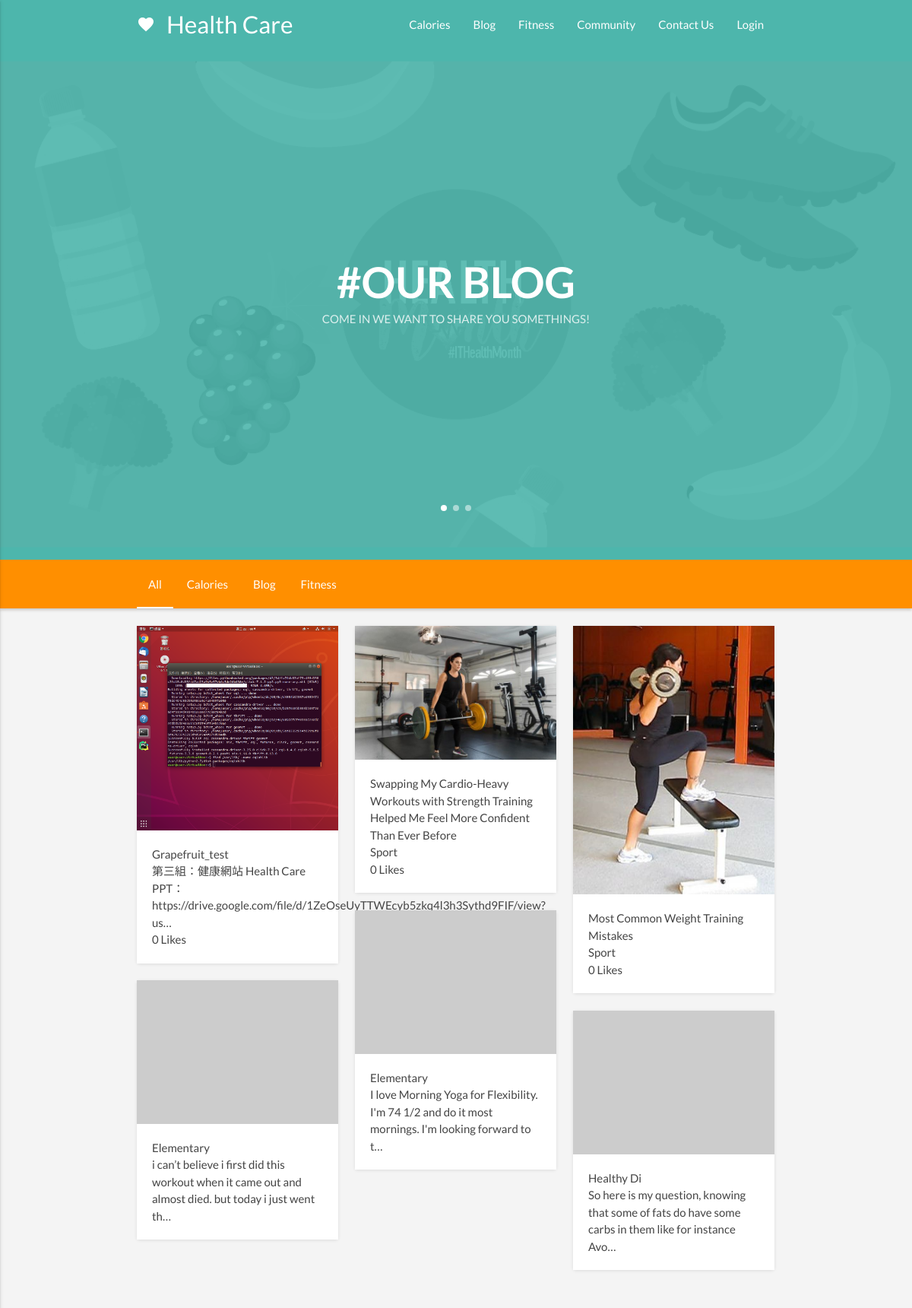
The page / on the database its author committed.
### blog/models.py (models this page shows, shortened)
class Post(models.Model):
    category = models.ForeignKey(Categories, related_name='posts', on_delete=models.SET_NULL, null=True)
    author = models.ForeignKey(User, on_delete=models.SET_NULL, null=True)
    title = models.CharField(max_length=250)
    slug = models.SlugField(unique=True, max_length=100)
    description = models.TextField(max_length=10000)
    content = models.TextField(default='(empty)')
    published = models.DateField(auto_now_add=True)
    pic = models.ImageField(upload_to='pics', null=True, blank=True, default='default.png')
    enabled = models.BooleanField(default=True)
    tags = TaggableManager()
    likes = models.IntegerField(default=0)
    class Meta:
        ordering = ['-published']

### fitforum/models.py (models this page shows, shortened)
class Post(models.Model):
	level=models.ForeignKey('Level', on_delete=models.CASCADE)
	nickname=models.CharField(max_length=100,default='People who are unwilling to reveal their identity')
	byear = models.CharField(max_length=4, default=1960)
	message=models.TextField(null=False)
	del_pass=models.CharField(max_length=10, blank=True)
	pub_time=models.DateTimeField(auto_now=True)
	enabled=models.BooleanField(default=True)

class Level(models.Model):
	status = models.CharField(max_length=50,null=False)
	def __str__(self):
		return self.status

### HealthCare/views.py (the view)
# urls.py: path('', homepage, name='homepage'),
def homepage(request):
    if request.user is not None:
        user = request.user
        username = user.username
    blog_posts = Post.objects.all().filter(enabled=True).order_by('-published',)[:3]
    fitness_posts = fit_Post.objects.all().filter(enabled=True).order_by('-pub_time',)[:3]
    form_c = CommentForm()
    try:
        post_slug = request.POST['slug']
        comment_name = request.POST['name']
        comment_email = request.POST['email']
        comment_body = request.POST['body']
    except:
        post_slug = None
    if request.method == 'POST' and post_slug is not None:
        post = models.Post.objects.get(slug=post_slug)
        comment_post = models.Comment.objects.create(post=post, name=comment_name, body=comment_body,
                                                     email=comment_email)
        comment_post.save()
    return render(request, 'main_homepage.html', locals())

### templates/main_homepage.html (shortened to what this page needs)
{% extends 'base.html' %}
{% load static %}
{% block Top_background %}
        <img class="active" src="{% static 'images/main_picture.jpg' %}" alt="cityscape">
{% endblock %}
{% block color1 %}teal{% endblock %}
{% block color2 %}amber{% endblock %}
{% block Top_href %}
  <li><a href="{% url 'home' %}">Calories</a></li>
  <li><a href="{% url 'blog_homepage' %}">Blog</a></li>
  <li><a href="{% url 'food_recipe' %}">Fitness</a></li>
    <li><a href="{% url 'discuss_home' %}">Community</a></li>
  <li><a href="{% url 'contact_us' %}">Contact Us</a></li>
    {% if username %}
        <li><a href="{% url 'logout' %}">Logout</a></li>
        <li class="active"><a class='dropdown-button' href='#' data-activates='feature-dropdown' data-belowOrigin="true" data-constrainWidth="false">Hi, {{ username | upper }}<i class="material-icons right">arrow_drop_down</i></a></li>
    {% else %}
        <li><a href="{% url 'login' %}">Login</a></li>
    {% endif %}
{% endblock %}
{% block header_title %}
    <div class="carousel carousel-slider center" data-indicators="true">
      <div class="carousel-item white-text" href="#one!">
        <div class="container valign-wrapper">
          <a href="{% url 'blog_homepage' %}">
              <h1>#OUR BLOG</h1>
          </a>
          <div class="tagline">COME IN WE WANT TO SHARE YOU SOMETHINGS!</div>
        </div>
      </div>
    </div>
{% endblock %}
{% block categories %}
  <li><a href="#calories">Calories</a></li>
  <li><a href="#myblog">Blog</a></li>
  <li><a href="#fitness">Fitness</a></li>
{% endblock %}
{% block content %}
    {% for post in blog_posts %}
        <div class="col l4 m6 s12 gallery-item gallery-expand gallery-filter myblog">
            <div class="gallery-curve-wrapper">
              <a class="gallery-cover gray">
                {% if post.pic.url %}
                    <img class="responsive-img" src="{{ post.pic.url }}" alt="placeholder">
                {% else %}
                    <img class="responsive-img" src="http://placehold.it/350x250" alt="placeholder">
                {% endif %}
              </a>
              <div class="gallery-header">
                    <span>{{ post.title }}</span>
                    <br>
                    <span>{{ post.description | truncatechars:100 }}</span>
                    <br>
                    <span>{{ post.likes }} Likes</span>
              </div>
              <div class="gallery-action">
              </div>
            </div>
          </div>
    {% endfor %}
    {% for post in fitness_posts %}
        <div class="col l4 m6 s12 gallery-item gallery-expand gallery-filter fitness">
            <div class="gallery-curve-wrapper">
              <a class="gallery-cover gray">
                {% if post.pic.url %}
                    <img class="responsive-img" src="{{ post.pic.url }}" alt="placeholder">
                {% else %}
                    <img class="responsive-img" src="http://placehold.it/350x250" alt="placeholder">
                {% endif %}
              </a>
              <div class="gallery-header">
                    <span>{{ post.level }}</span>
                    <br>
                    <span>{{ post.message | truncatechars:100 }}</span>
                    <br>
              </div>
              <div class="gallery-action">
              </div>
            </div>
          </div>
    {% endfor %}
{% endblock %}

### templates/base.html (shortened to what this page needs)
{% load static %}
<!DOCTYPE html>
<html lang="en">
  <head>
    <link href="{% static 'mat/css/gallery-materialize.min.css' %}" rel="stylesheet">
  </head>
  <body>
    <nav class="nav-extended nav-full-header {% block color1 %}{% endblock %} lighten-2">
      <div class="nav-background">
        {% block Top_background %}{% endblock %}
      </div>
      <div class="nav-wrapper container">
        <a href="" class="brand-logo"><i class="material-icons">favorite</i>Health Care</a>
        <ul class="right hide-on-med-and-down">
            {% block Top_href %}
            {% endblock %}
        </ul>
      </div>
      <div class="nav-header valign-wrapper">
        {% block header_title %}
        {% endblock %}
      </div>
      <div class="categories-wrapper {% block color2 %}{% endblock %} darken-3">
        <div class="categories-container">
          <ul class="categories container">
            <li class="active"><a href="#all">All</a></li>
            {% block categories %}
            {% endblock %}
          </ul>
        </div>
      </div>
    </nav>
    <div id="portfolio" class="section gray">
      <div class="container">
        <div class="gallery row">
            {% block content %}
            {% endblock %}
        </div>
      </div>
    </div>
  </body>
</html>

### rows shown on the page
Post: pic (picture), title "Grapefruit_test", description "第三組：健康網站 Health Care PPT：https://drive.google.com/file/d/1ZeOseUyTTWEcyb5zkq4l3h3Sythd9FIF/view?us…", likes "0"
Post: pic (picture), title "Swapping My Cardio-Heavy Workouts with Strength Training Helped Me Feel More Confident Than Ever Before", description "Sport", likes "0"
Post: pic (picture), title "Most Common Weight Training Mistakes", description "Sport", likes "0"
Post: level "Elementary", message "I love Morning Yoga for Flexibility. I'm 74 1/2 and do it most mornings. I'm looking forward to t…"
Post: level "Elementary", message "i can’t believe i first did this workout when it came out and almost died. but today i just went th…"
Post: level "Healthy Di", message "So here is my question, knowing that some of fats do have some carbs in them like for instance Avo…"
